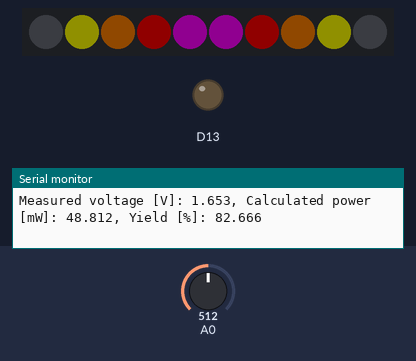
The sketch below on a simulated Adafruit Circuit Playground Express. Parts: 10 RGB LEDs in strip order, left to right, output pins drawn as LEDs (lit = HIGH), the last lines printed to the serial monitor. Inputs (shaded band) come from the test bench; at power-on: A0 = 512. Dim RGB values are drawn brighter than linear.

Above: at 1.2 s.
1.3 s: A0 set to 716
At 2.3 s:
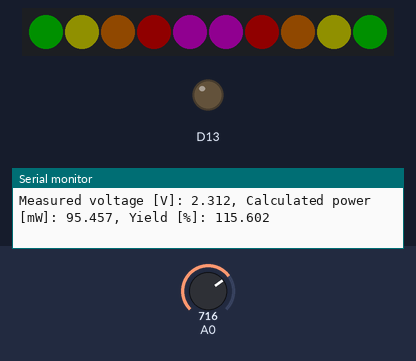
2.9 s: A0 set to 306
At 4.2 s:
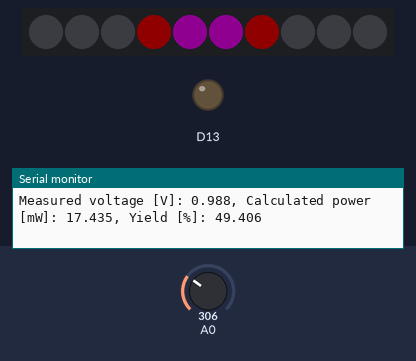
4.5 s: A0 set to 122
At 5.1 s:
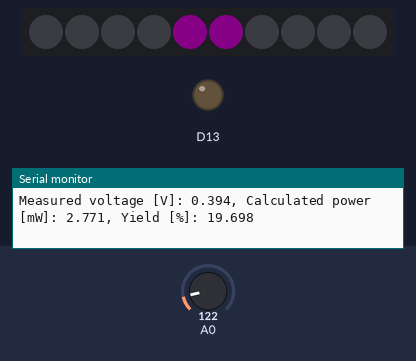
6.1 s: A0 set to 50
At 7.2 s:
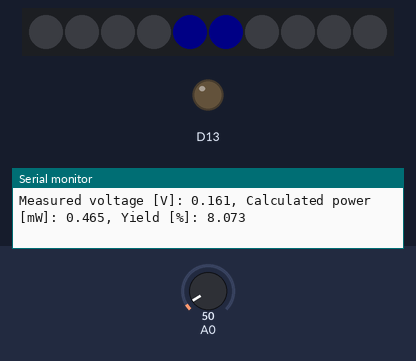
7.7 s: A0 set to 70
At 9.0 s:
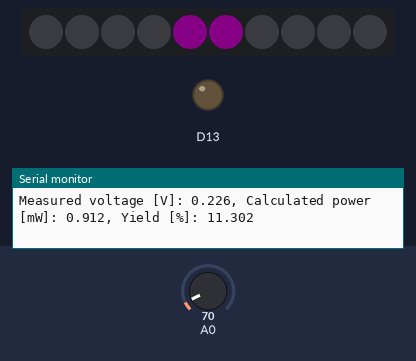
9.3 s: A0 set to 40
At 9.8 s:
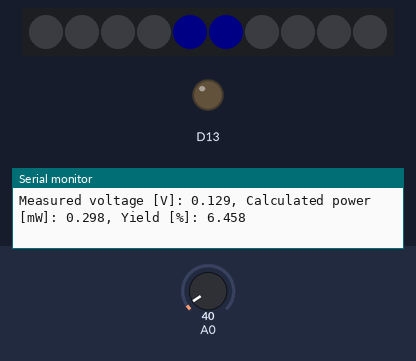
Timing chart, 0 to 11.9 s (numbered marks = the images above; inputs shaded):
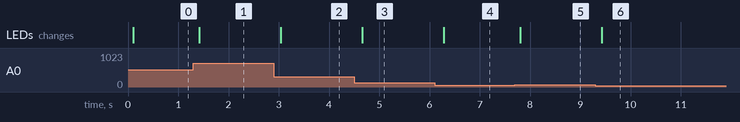

Measured:
- after the input at 1.3 s, the LEDs: change after 0.12 s (image 1)
- after the input at 2.9 s, the LEDs: change after 0.14 s (image 2)
- after the input at 4.5 s, the LEDs: change after 0.17 s (image 3)
- after the input at 6.1 s, the LEDs: change after 0.19 s (image 4)
- after the input at 7.7 s, the LEDs: change after 0.11 s (image 5)
- after the input at 9.3 s, the LEDs: change after 0.13 s (image 6)

The sketch:

PVPower.ino
```cpp
#include <Adafruit_CircuitPlayground.h>
#include <Adafruit_Circuit_Playground.h>


// Electrical resistance of the solar panel's load
#define RESISTANCE 56

// Number of values to use for calculating the moving average
#define WINDOW 500

// Digital value of the measured voltage
int measure;

// Variables for the calculated voltage, the average voltage an the calculated power produced
float voltage, voltage_avg, power, display;

// Table used to save and calculate the moving average
float voltage_tab[WINDOW];

void setup() {
  // Initialize the analog input pin to be read
  pinMode(A0, INPUT);

  // Set uo serial communication to send data to the computer through USB
  Serial.begin(9600); // open the serial port at 9600 bps:

  // Initialize Circuit Playground library.
  CircuitPlayground.begin();
}

void loop() {
  // Read the input pin
  measure = analogRead(A0);

  // Calculate an analog voltage value from a 10-bit digital number
  voltage = 3.3*(float(measure))/1024;

  // Save the last measured value in a table in the first position, all preceeding values are shifted backward one step
  for(int i = 0; i < WINDOW-1; i++)
  {
    voltage_tab[i+1] = voltage_tab[i];
  }
  voltage_tab[0] = voltage;

  // Calculate the average of all the voltage values in the table.
  for(int i = 0; i < WINDOW; i++)
  {
    voltage_avg = voltage_avg + voltage_tab[i];
  }
  voltage_avg = voltage_avg/WINDOW;

  // Calculate the power produced based on the measured voltage an the load's resistance
  power = voltage_avg * voltage_avg * 1000/RESISTANCE;

  display = 100*voltage_avg / 2.0;

  // Format and send the information through USB to the computer
  Serial.print("Measured voltage [V]: ");
  Serial.print(voltage_avg, 3);
  Serial.print(", Calculated power [mW]: ");
  Serial.print(power, 3);
  Serial.print(", Yield [%]: ");
  Serial.print(display, 3);
  Serial.println();

  CircuitPlayground.clearPixels();

  if(display >= 90)
  {
    CircuitPlayground.strip.setPixelColor(0, 0, 100, 0);
    CircuitPlayground.strip.setPixelColor(9, 0, 100, 0);
  }
  if(display >= 100)
  {
    CircuitPlayground.strip.setPixelColor(0, 0, 200, 0);
    CircuitPlayground.strip.setPixelColor(9, 0, 200, 0);
  }


  if(display >= 70)
  {
    CircuitPlayground.strip.setPixelColor(1, 100, 100, 0);
    CircuitPlayground.strip.setPixelColor(8, 100, 100, 0);
  }
  if(display >= 80)
  {
    CircuitPlayground.strip.setPixelColor(1, 200, 200, 0);
    CircuitPlayground.strip.setPixelColor(8, 200, 200, 0);
  }


  if(display >= 50)
  {
    CircuitPlayground.strip.setPixelColor(2, 100, 50, 0);
    CircuitPlayground.strip.setPixelColor(7, 100, 50, 0);
  }
  if(display >= 60)
  {
    CircuitPlayground.strip.setPixelColor(2, 200, 100, 0);
    CircuitPlayground.strip.setPixelColor(7, 200, 100, 0);
  }


  if(display >= 30)
  {
    CircuitPlayground.strip.setPixelColor(3, 100, 0, 0);
    CircuitPlayground.strip.setPixelColor(6, 100, 0, 0);
  }
  if(display >= 40)
  {
    CircuitPlayground.strip.setPixelColor(3, 200, 0, 0);
    CircuitPlayground.strip.setPixelColor(6, 200, 0, 0);
  }


  if(display >= 0)
  {
    CircuitPlayground.strip.setPixelColor(4, 0, 0, 25);
    CircuitPlayground.strip.setPixelColor(5, 0, 0, 25);
  }
  if(display >= 5)
  {
    CircuitPlayground.strip.setPixelColor(4, 0, 0, 100);
    CircuitPlayground.strip.setPixelColor(5, 0, 0, 100);
  }
  if(display >= 10)
  {
    CircuitPlayground.strip.setPixelColor(4, 100, 0, 100);
    CircuitPlayground.strip.setPixelColor(5, 100, 0, 100);
  }
  if(display >= 20)
  {
    CircuitPlayground.strip.setPixelColor(4, 200, 0, 200);
    CircuitPlayground.strip.setPixelColor(5, 200, 0, 200);
  }
  CircuitPlayground.strip.show();
  delay(100);
}
```
